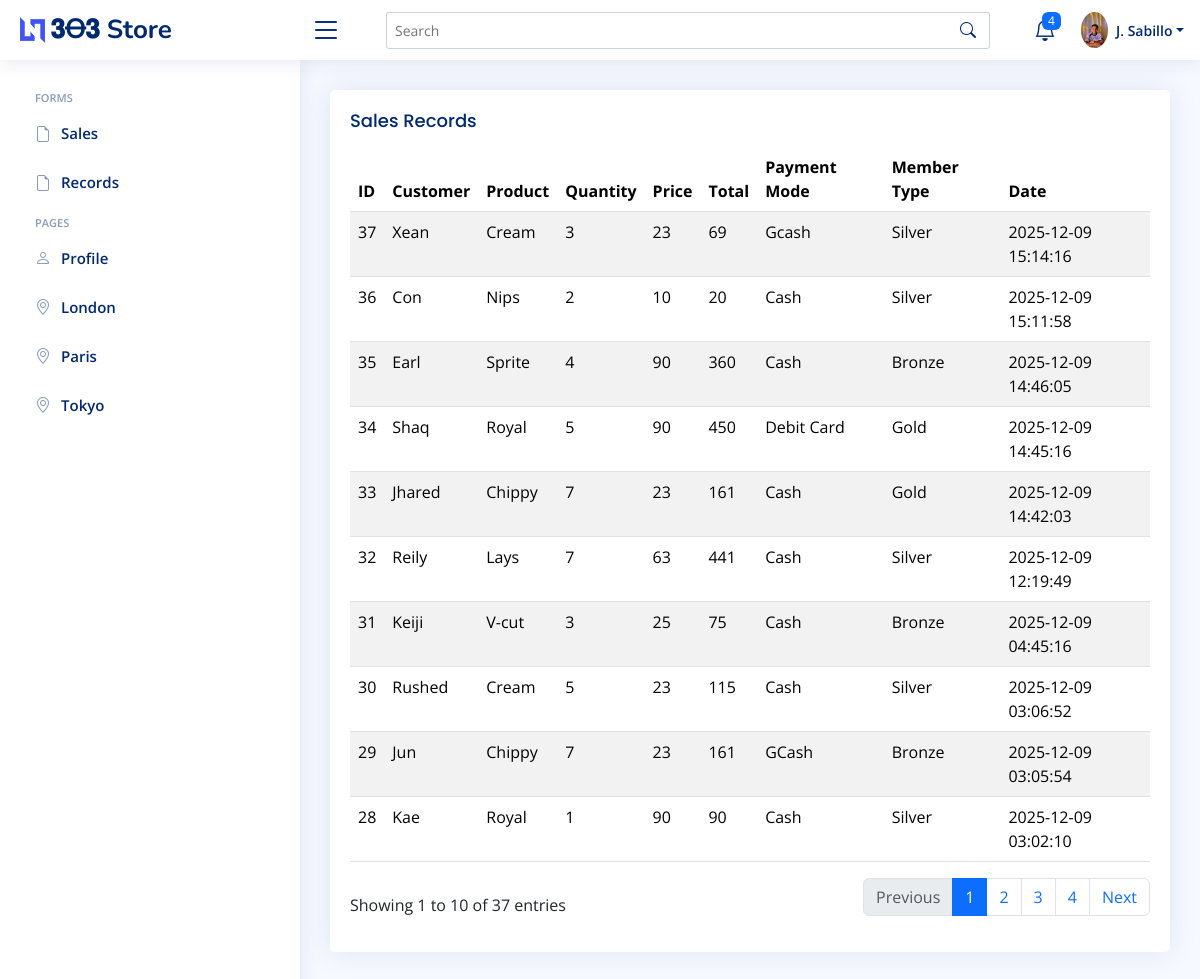
The app's page /NiceAdmin/index.php?page=Records, older data.
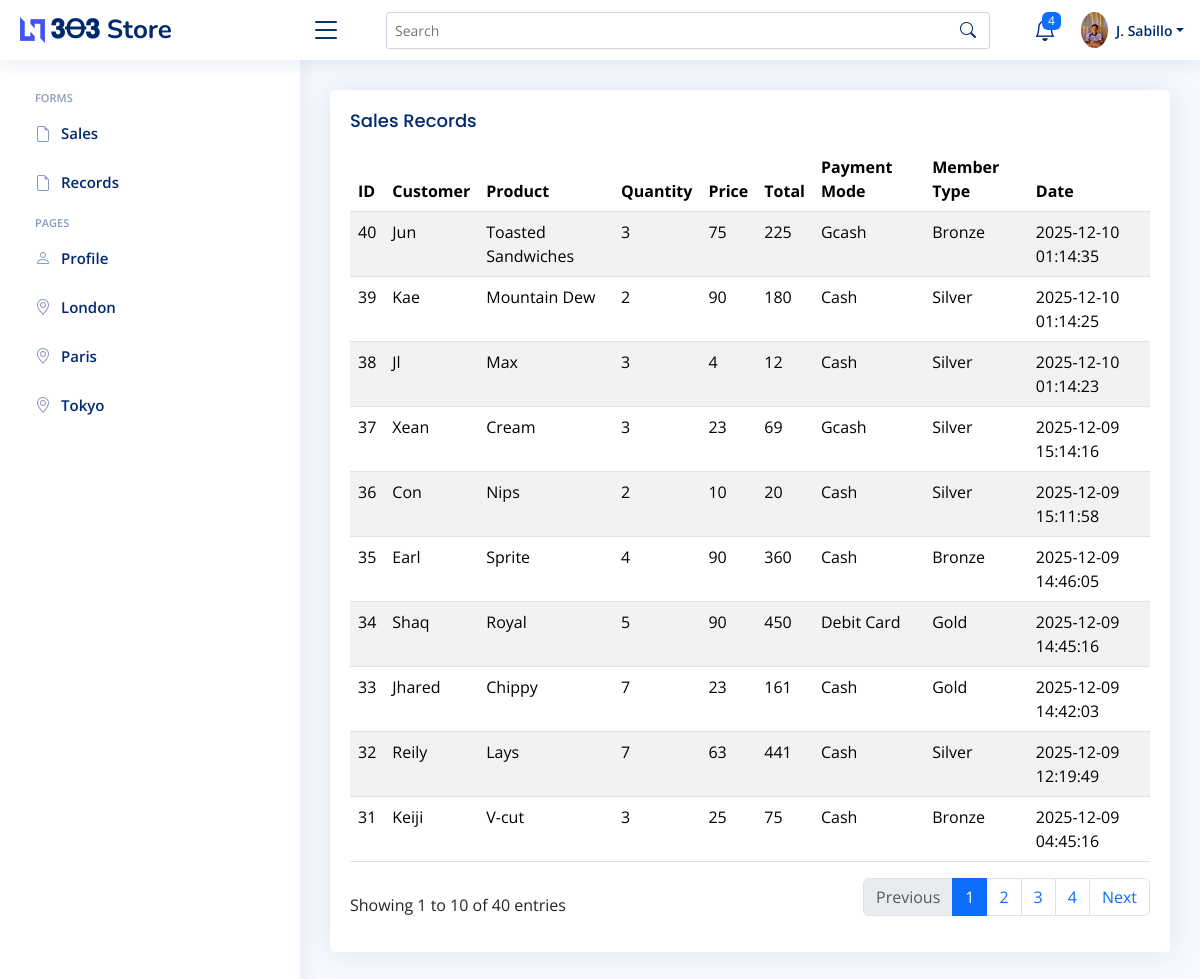
The same page, newer data.
### tables this page shows
CREATE TABLE `sales` (
  `id` int(11) NOT NULL,
  `customer` varchar(255) NOT NULL,
  `product` varchar(255) NOT NULL,
  `quantity` float NOT NULL,
  `price` float NOT NULL,
  `total` float NOT NULL,
  `payment_mode` varchar(255) DEFAULT NULL,
  `member_type` varchar(255) DEFAULT NULL,
  `created_at` timestamp NOT NULL DEFAULT current_timestamp()
);

### NiceAdmin/modules/records.php (the view, shortened to what this page needs)
<?php
include "../includes/connections.php";
$page = isset($_GET['p']) ? (int)$_GET['p'] : 1;
$per_page = 10;
$start = ($page - 1) * $per_page;
$result = $conn->query("SELECT * FROM sales ORDER BY id DESC LIMIT $start, $per_page");
$result_total = $conn->query("SELECT * FROM sales");
$total_records = $result_total->num_rows;
$total_pages = ceil($total_records / $per_page);
?>
<h5 class="card-title mb-0">Sales Records</h5>
<table class="table table-striped">
    <thead>
        <tr>
            <th>ID</th>
            <th>Customer</th>
            <th>Product</th>
            <th>Quantity</th>
            <th>Price</th>
            <th>Total</th>
            <th>Payment Mode</th>
            <th>Member Type</th>
            <th>Date</th>
        </tr>
    </thead>
    <tbody>
        <?php
        if ($result->num_rows > 0) {
            while ($row = $result->fetch_assoc()) {
                echo "<tr>";
                echo "<td>" . $row["id"] . "</td>";
                echo "<td>" . $row["customer"] . "</td>";
                echo "<td>" . $row["product"] . "</td>";
                echo "<td>" . $row["quantity"] . "</td>";
                echo "<td>" . $row["price"] . "</td>";
                echo "<td>" . $row["total"] . "</td>";
                echo "<td>" . $row["payment_mode"] . "</td>";
                echo "<td>" . $row["member_type"] . "</td>";
                echo "<td>" . $row["created_at"] . "</td>";
                echo "</tr>";
            }
        } else {
            echo "<tr><td colspan='9'>No records found</td></tr>";
        }
        ?>
    </tbody>
</table>
<div class="d-flex justify-content-between align-items-center">
    <p class="mb-0">Showing <?php echo ($start + 1); ?> to <?php echo min($start + $per_page, $total_records); ?> of <?php echo $total_records; ?> entries</p>
    <nav aria-label="Page navigation">
        <ul class="pagination">
            <?php
            if($page > 1){
                echo '<li class="page-item"><a class="page-link" href="index.php?page=Records&p=' . ($page - 1) . '">Previous</a></li>';
            } else {
                echo '<li class="page-item disabled"><span class="page-link">Previous</span></li>';
            }
            $i = 1;
            while($i <= $total_pages){
                if($i == $page){
                    echo '<li class="page-item active"><span class="page-link">' . $i . '</span></li>';
                } else {
                    echo '<li class="page-item"><a class="page-link" href="index.php?page=Records&p=' . $i . '">' . $i . '</a></li>';
                }
                $i = $i + 1;
            }
            if($page < $total_pages){
                echo '<li class="page-item"><a class="page-link" href="index.php?page=Records&p=' . ($page + 1) . '">Next</a></li>';
            } else {
                echo '<li class="page-item disabled"><span class="page-link">Next</span></li>';
            }
            ?>
        </ul>
    </nav>
</div>

### NiceAdmin/index.php (shortened to what this page needs)
<!DOCTYPE html>
<html lang="en">
<head>
    <link href="assets/vendor/bootstrap/css/bootstrap.min.css" rel="stylesheet">
    <link href="assets/vendor/bootstrap-icons/bootstrap-icons.css" rel="stylesheet">
    <link href="assets/vendor/boxicons/css/boxicons.min.css" rel="stylesheet">
    <link href="assets/vendor/quill/quill.snow.css" rel="stylesheet">
    <link href="assets/vendor/quill/quill.bubble.css" rel="stylesheet">
    <link href="assets/vendor/remixicon/remixicon.css" rel="stylesheet">
    <link href="assets/vendor/simple-datatables/style.css" rel="stylesheet">
    <link href="assets/css/style.css" rel="stylesheet">
</head>
<body>
    <header id="header" class="header fixed-top d-flex align-items-center">
        <div class="d-flex align-items-center justify-content-between w-100">
            <div class="d-flex align-items-center">
                <a href="index.php" class="logo d-flex align-items-center">
                    <img src="assets/img/logo.png" alt="">
                    <span class="d-none d-lg-block">𝟑Ꝋ𝟑 Store</span>
                </a>
                <i class="bi bi-list toggle-sidebar-btn"></i>
            </div>
            <div class="search-bar flex-grow-1 mx-4">
                <form class="search-form d-flex align-items-center" method="POST" action="#">
                    <input type="text" name="query" placeholder="Search" title="Enter search keyword">
                    <button type="submit" title="Search"><i class="bi bi-search"></i></button>
                </form>
            </div>
            <nav class="header-nav ms-auto">
                <ul class="d-flex align-items-center list-unstyled">
                    <li class="nav-item d-hide-mobile">
                        <a class="nav-link nav-icon" href="#" data-bs-toggle="dropdown">
                            <i class="bi bi-bell"></i>
                            <span class="badge bg-primary badge-number">4</span>
                        </a>
                    </li>
                    <li class="nav-item dropdown pe-3">
                        <a class="nav-link nav-profile d-flex align-items-center pe-0" href="#" data-bs-toggle="dropdown">
                            <img src="assets/img/j.jpg" alt="Profile" class="rounded-circle">
                            <span class="d-none d-md-block dropdown-toggle ps-2">J. Sabillo</span>
                        </a>
                    </li>
                </ul>
            </nav>
        </div>
    </header>
    <aside id="sidebar" class="sidebar">
        <ul class="sidebar-nav" id="sidebar-nav">
            <li class="nav-heading">FORMS</li>
            <li class="nav-item">
                <a class="nav-link collapsed" href="index.php?page=Sales">
                    <i class="bi bi-file-earmark"></i>
                    <span>Sales</span>
                </a>
            </li>
            <li class="nav-item">
                <a class="nav-link collapsed" href="index.php?page=Records">
                    <i class="bi bi-file-earmark"></i>
                    <span>Records</span>
                </a>
            </li>
            <li class="nav-heading">PAGES</li>
            <li class="nav-item">
                <a class="nav-link collapsed" href="index.php?page=Profile">
                    <i class="bi bi-person"></i>
                    <span>Profile</span>
                </a>
            </li>
            <li class="nav-item">
                <a class="nav-link collapsed" href="index.php?page=London">
                    <i class="bi bi-geo-alt"></i>
                    <span>London</span>
                </a>
            </li>
            <li class="nav-item">
                <a class="nav-link collapsed" href="index.php?page=Paris">
                    <i class="bi bi-geo-alt"></i>
                    <span>Paris</span>
                </a>
            </li>
            <li class="nav-item">
                <a class="nav-link collapsed" href="index.php?page=Tokyo">
                    <i class="bi bi-geo-alt"></i>
                    <span>Tokyo</span>
                </a>
            </li>
        </ul>
    </aside>
    <main id="main" class="main">
        <section class="section">
            <div class="row">
                <div class="col-lg-12">
                    <div class="card">
                        <div class="card-body">
                            <?php
                            $page = isset($_GET['page']) ? $_GET['page'] : 'dashboard';
                            switch($page) {
                                case 'Records':
                                    include 'modules/records.php';
                                    break;
                            }
                            ?>
                        </div>
                    </div>
                </div>
            </div>
        </section>
    </main>
</body>
</html>

### NiceAdmin/assets/css/style.css (style rules this page uses)
:root { scroll-behavior: smooth; }
body { font-family: "Open Sans", sans-serif; background: #f6f9ff; color: #444444; }
a { color: #4154f1; text-decoration: none; }
h1, h2, h3, h4, h5, h6 { font-family: "Nunito", sans-serif; }
#main { margin-top: 60px; padding: 20px 30px; transition: all 0.3s; }
.card { margin-bottom: 30px; border: none; border-radius: 5px; box-shadow: 0px 0 30px rgba(1, 41, 112, 0.1); }
.card-title { padding: 20px 0 15px 0; font-size: 18px; font-weight: 500; color: #012970; font-family: "Poppins", sans-serif; }
.card-body { padding: 0 20px 20px 20px; }
.logo { line-height: 1; }
@media (min-width: 1200px) { .logo { width: 280px; } }
.logo img { max-height: 26px; margin-right: 6px; }
.logo span { font-size: 26px; font-weight: 700; color: #012970; font-family: "Nunito", sans-serif; }
.header { transition: all 0.5s; z-index: 997; height: 60px; box-shadow: 0px 2px 20px rgba(1, 41, 112, 0.1); background-color: #fff; padding-left: 20px; }
.header .toggle-sidebar-btn { font-size: 32px; padding-left: 10px; cursor: pointer; color: #012970; }
.header .search-bar { min-width: 360px; padding: 0 20px; }
.header .search-form { width: 100%; }
.header .search-form input { border: 0; font-size: 14px; color: #012970; border: 1px solid rgba(1, 41, 112, 0.2); padding: 7px 38px 7px 8px; border-radius: 3px; transition: 0.3s; width: 100%; }
.header .search-form button { border: 0; padding: 0; margin-left: -30px; background: none; }
.header .search-form button i { color: #012970; }
.header-nav ul { list-style: none; }
.header-nav>ul { margin: 0; padding: 0; }
.header-nav .nav-icon { font-size: 22px; color: #012970; margin-right: 25px; position: relative; }
.header-nav .nav-profile { color: #012970; }
.header-nav .nav-profile img { max-height: 36px; }
.header-nav .nav-profile span { font-size: 14px; font-weight: 600; }
.header-nav .badge-number { position: absolute; inset: -2px -5px auto auto; font-weight: normal; font-size: 12px; padding: 3px 6px; }
.sidebar { position: fixed; top: 60px; left: 0; bottom: 0; width: 300px; z-index: 996; transition: all 0.3s; padding: 20px; overflow-y: auto; scrollbar-width: thin; scrollbar-color: #aab7cf transparent; box-shadow: 0px 0px 20px rgba(1, 41, 112, 0.1); background-color: #fff; }
@media (min-width: 1200px) { #main, #footer { margin-left: 300px; } }
.sidebar-nav { padding: 0; margin: 0; list-style: none; }
.sidebar-nav li { padding: 0; margin: 0; list-style: none; }
.sidebar-nav .nav-item { margin-bottom: 5px; }
.sidebar-nav .nav-heading { font-size: 11px; text-transform: uppercase; color: #899bbd; font-weight: 600; margin: 10px 0 5px 15px; }
.sidebar-nav .nav-link { display: flex; align-items: center; font-size: 15px; font-weight: 600; color: #4154f1; transition: 0.3; background: #f6f9ff; padding: 10px 15px; border-radius: 4px; }
.sidebar-nav .nav-link i { font-size: 16px; margin-right: 10px; color: #4154f1; }
.sidebar-nav .nav-link.collapsed { color: #012970; background: #fff; }
.sidebar-nav .nav-link.collapsed i { color: #899bbd; }

Row changes from the older to the newer data that the page shows:
no longer on this page (row unchanged): sales: id "30", customer "Rushed", product "Cream", quantity "5", price "23", total "115", payment_mode "Cash", member_type "Silver", created_at "2025-12-09 03:06:52"
no longer on this page (row unchanged): sales: id "29", customer "Jun", product "Chippy", quantity "7", price "23", total "161", payment_mode "GCash", member_type "Bronze", created_at "2025-12-09 03:05:54"
no longer on this page (row unchanged): sales: id "28", customer "Kae", product "Royal", quantity "1", price "90", total "90", payment_mode "Cash", member_type "Silver", created_at "2025-12-09 03:02:10"
added sales: id "40", customer "Jun", product "Toasted Sandwiches", quantity "3", price "75", total "225", payment_mode "Gcash", member_type "Bronze", created_at "2025-12-10 01:14:35"
added sales: id "39", customer "Kae", product "Mountain Dew", quantity "2", price "90", total "180", payment_mode "Cash", member_type "Silver", created_at "2025-12-10 01:14:25"
added sales: id "38", customer "Jl", product "Max", quantity "3", price "4", total "12", payment_mode "Cash", member_type "Silver", created_at "2025-12-10 01:14:23"
Text that changed along with them:
$total_records: "37" → "40"
